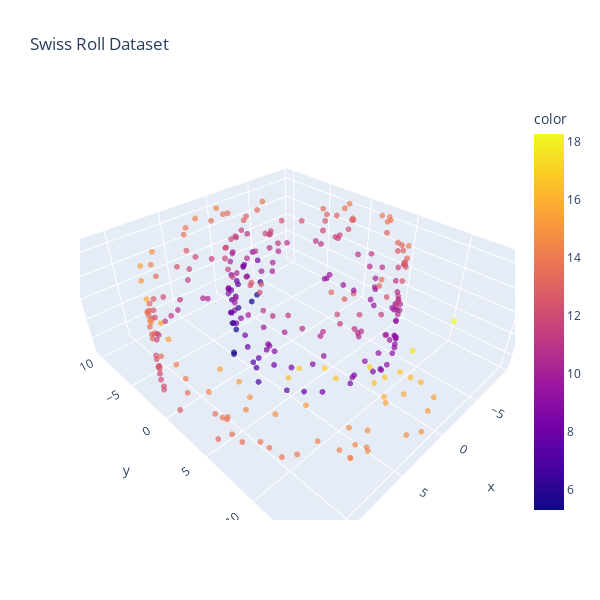

Notebook code for this chart:
### Code cell
# Swiss roll dataset
def swiss_roll_noised(n):
    """
    Parameters:
    n: int
        Number of points to generate"""

    data = np.zeros((n,3))
    phi = np.random.uniform(low=1.5*np.pi, high=4.5*np.pi, size=n)
    psi = np.random.uniform(0,10,n)

    data[:,0]=phi*np.cos(phi)+np.random.normal(0, .5) #x coordinate
    data[:,1]=phi*np.sin(phi)+np.random.normal(0, .5) #y coordinate
    data[:,2]=psi+np.random.normal(0, .5) #z coordinate
    return data

data = swiss_roll_noised(300)
data = pd.DataFrame(data, columns=["X1", "X2", "X3"])

colors = np.linalg.norm(data[["X1", "X2", "X3"]].values, axis=1)
fig = px.scatter_3d(x=data["X1"], y=data["X2"], z=data["X3"], title="Swiss Roll Dataset", color=colors, opacity=0.7, width=600, height=600)
fig.update_traces(marker=dict(size=2))
fig.show()

### Figure 1 — Plotly figure (JSON) as saved in the notebook; plotly's stock layout.template omitted (floating-point values rounded to 4 significant figures; data arrays with more than 128 entries replaced by an {"elided": "..."} marker saying what was removed)
{"data": [{"hovertemplate": "x=%{x}<br>y=%{y}<br>z=%{z}<br>color=%{marker.color}<extra></extra>", "legendgroup": "", "marker": {"color": {"elided": "300 float values"}, "coloraxis": "coloraxis", "opacity": 0.7, "symbol": "circle", "size": 2}, "mode": "markers", "name": "", "scene": "scene", "showlegend": false, "x": {"elided": "300 float values"}, "y": {"elided": "300 float values"}, "z": {"elided": "300 float values"}, "type": "scatter3d"}], "layout": {"scene": {"domain": {"x": [0.0, 1.0], "y": [0.0, 1.0]}, "xaxis": {"title": {"text": "x"}}, "yaxis": {"title": {"text": "y"}}, "zaxis": {"title": {"text": "z"}}}, "coloraxis": {"colorbar": {"title": {"text": "color"}}, "colorscale": [[0.0, "#0d0887"], [0.1111, "#46039f"], [0.2222, "#7201a8"], [0.3333, "#9c179e"], [0.4444, "#bd3786"], [0.5556, "#d8576b"], [0.6667, "#ed7953"], [0.7778, "#fb9f3a"], [0.8889, "#fdca26"], [1.0, "#f0f921"]]}, "legend": {"tracegroupgap": 0}, "title": {"text": "Swiss Roll Dataset"}, "height": 600, "width": 600}}
